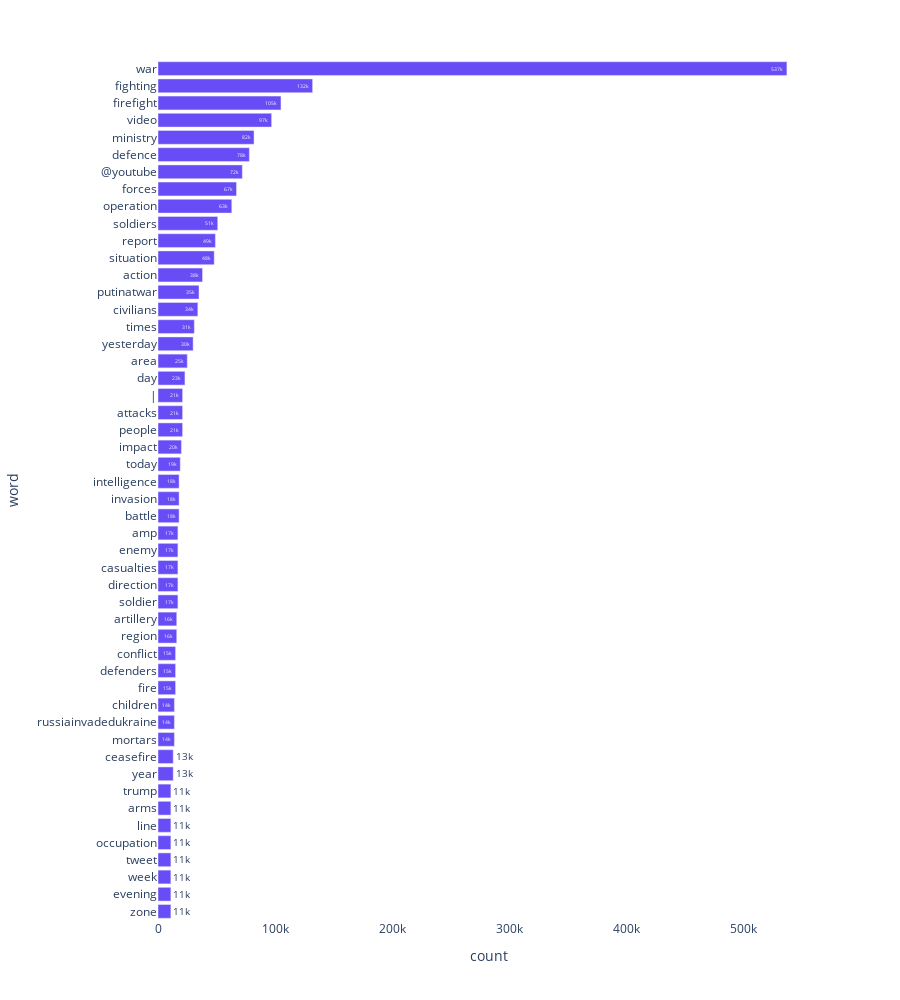

Source (notebook cell):
### Markdown cell above
### Noun count

### Code cell
df_plot = pd.DataFrame(common_nouns, columns=['word', 'count'])
px.bar(df_plot.sort_values('count'), x='count', y='word', text_auto=True, height=1000)

### Figure 1 — Plotly figure (JSON) as saved in the notebook; plotly's stock layout.template omitted (floating-point values rounded to 4 significant figures)
{"data": [{"alignmentgroup": "True", "hovertemplate": "count=%{x}<br>word=%{y}<extra></extra>", "legendgroup": "", "marker": {"color": "#684cf6", "pattern": {"shape": ""}}, "name": "", "offsetgroup": "", "orientation": "h", "showlegend": false, "textposition": "auto", "texttemplate": "%{x}", "type": "bar", "x": [11000, 11000, 11000, 11000, 11000, 11000, 11000, 11000, 13000, 13000, 14000, 14000, 14000, 15000, 15000, 15000, 16000, 16000, 17000, 17000, 17000, 17000, 17000, 18000, 18000, 18000, 19000, 20000, 21000, 21000, 21000, 23000, 25000, 30000, 31000, 34000, 35000, 38000, 48000, 49000, 51000, 63000, 67000, 72000, 78000, 82000, 97000, 105000, 132000, 537000], "xaxis": "x", "y": ["zone", "evening", "week", "tweet", "occupation", "line", "arms", "trump", "year", "ceasefire", "mortars", "russiainvadedukraine", "children", "fire", "defenders", "conflict", "region", "artillery", "soldier", "direction", "casualties", "enemy", "amp", "battle", "invasion", "intelligence", "today", "impact", "people", "attacks", "|", "day", "area", "yesterday", "times", "civilians", "putinatwar", "action", "situation", "report", "soldiers", "operation", "forces", "@youtube", "defence", "ministry", "video", "firefight", "fighting", "war"], "yaxis": "y"}], "layout": {"barmode": "relative", "height": 1000, "legend": {"tracegroupgap": 0}, "margin": {"t": 60}, "xaxis": {"anchor": "y", "domain": [0, 1], "title": {"text": "count"}}, "yaxis": {"anchor": "x", "domain": [0, 1], "title": {"text": "word"}}}}
